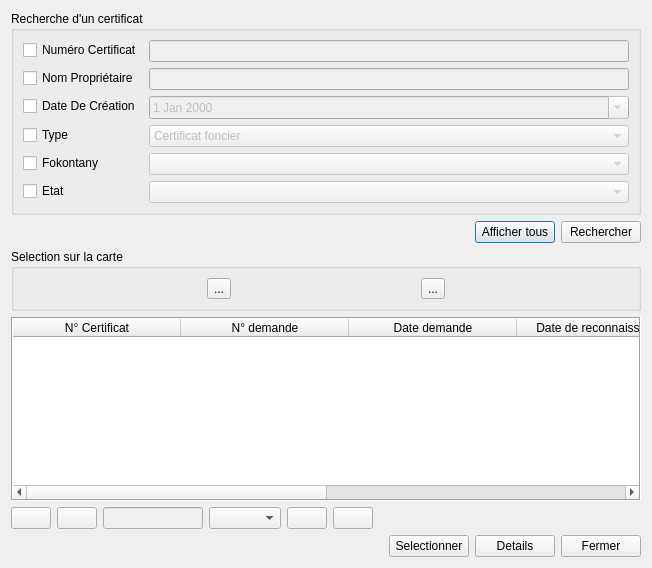
<?xml version="1.0" encoding="UTF-8"?>
<ui version="4.0">
 <class>Dialog</class>
 <widget class="QDialog" name="Dialog">
  <property name="geometry">
   <rect>
    <x>0</x>
    <y>0</y>
    <width>652</width>
    <height>568</height>
   </rect>
  </property>
  <property name="windowTitle">
   <string>Recherche des certificats fonciers</string>
  </property>
  <property name="windowIcon">
   <iconset resource="../icons.qrc">
    <normaloff>:/std/icone/listing.png</normaloff>:/std/icone/listing.png</iconset>
  </property>
  <property name="modal">
   <bool>true</bool>
  </property>
  <layout class="QVBoxLayout" name="verticalLayout">
   <item>
    <widget class="QGroupBox" name="groupBox">
     <property name="title">
      <string>Recherche d'un certificat</string>
     </property>
     <layout class="QFormLayout" name="formLayout">
      <item row="0" column="0">
       <widget class="QCheckBox" name="checkBoxNumDemande">
        <property name="text">
         <string>Numéro Certificat</string>
        </property>
       </widget>
      </item>
      <item row="0" column="1">
       <widget class="QLineEdit" name="lineEditNumCF">
        <property name="enabled">
         <bool>false</bool>
        </property>
       </widget>
      </item>
      <item row="1" column="0">
       <widget class="QCheckBox" name="checkBoxNomDemandeur">
        <property name="text">
         <string>Nom Propriétaire</string>
        </property>
       </widget>
      </item>
      <item row="1" column="1">
       <widget class="QLineEdit" name="lineEditNomProprietaire">
        <property name="enabled">
         <bool>false</bool>
        </property>
       </widget>
      </item>
      <item row="2" column="0">
       <widget class="QCheckBox" name="checkBoxDateCreation">
        <property name="text">
         <string>Date De Création</string>
        </property>
       </widget>
      </item>
      <item row="3" column="0">
       <widget class="QCheckBox" name="checkBoxType">
        <property name="text">
         <string>Type</string>
        </property>
       </widget>
      </item>
      <item row="3" column="1">
       <widget class="QComboBox" name="comboBoxType">
        <property name="enabled">
         <bool>false</bool>
        </property>
        <item>
         <property name="text">
          <string>Certificat foncier</string>
         </property>
        </item>
        <item>
         <property name="text">
          <string>Attestation de reconaissance</string>
         </property>
        </item>
       </widget>
      </item>
      <item row="4" column="0">
       <widget class="QCheckBox" name="checkBoxFokontany">
        <property name="text">
         <string>Fokontany</string>
        </property>
       </widget>
      </item>
      <item row="4" column="1">
       <widget class="QComboBox" name="comboBoxFokotany">
        <property name="enabled">
         <bool>false</bool>
        </property>
       </widget>
      </item>
      <item row="5" column="0">
       <widget class="QCheckBox" name="checkBoxEtat">
        <property name="text">
         <string>Etat</string>
        </property>
       </widget>
      </item>
      <item row="5" column="1">
       <widget class="QComboBox" name="comboBoxEtat">
        <property name="enabled">
         <bool>false</bool>
        </property>
       </widget>
      </item>
      <item row="2" column="1">
       <widget class="QDateEdit" name="dateEditCreation">
        <property name="enabled">
         <bool>false</bool>
        </property>
        <property name="calendarPopup">
         <bool>true</bool>
        </property>
       </widget>
      </item>
     </layout>
    </widget>
   </item>
   <item>
    <layout class="QHBoxLayout" name="horizontalLayout">
     <item>
      <spacer name="horizontalSpacer">
       <property name="orientation">
        <enum>Qt::Horizontal</enum>
       </property>
       <property name="sizeHint" stdset="0">
        <size>
         <width>40</width>
         <height>20</height>
        </size>
       </property>
      </spacer>
     </item>
     <item>
      <widget class="QPushButton" name="btnAfficherTous">
       <property name="text">
        <string>Afficher tous</string>
       </property>
      </widget>
     </item>
     <item>
      <widget class="QPushButton" name="btnRechercher">
       <property name="text">
        <string>Rechercher</string>
       </property>
      </widget>
     </item>
    </layout>
   </item>
   <item>
    <widget class="QGroupBox" name="groupBox_2">
     <property name="title">
      <string>Selection sur la carte</string>
     </property>
     <layout class="QHBoxLayout" name="horizontalLayout_2">
      <item>
       <widget class="QToolButton" name="toolBtnSelectionSurCarte">
        <property name="text">
         <string>...</string>
        </property>
       </widget>
      </item>
      <item>
       <widget class="QToolButton" name="toolBtnSelectionSurCarte_2">
        <property name="text">
         <string>...</string>
        </property>
       </widget>
      </item>
     </layout>
    </widget>
   </item>
   <item>
    <widget class="QTableWidget" name="tableWidget">
     <property name="frameShape">
      <enum>QFrame::Box</enum>
     </property>
     <attribute name="horizontalHeaderDefaultSectionSize">
      <number>168</number>
     </attribute>
     <column>
      <property name="text">
       <string>N° Certificat</string>
      </property>
     </column>
     <column>
      <property name="text">
       <string>N° demande</string>
      </property>
     </column>
     <column>
      <property name="text">
       <string>Date demande</string>
      </property>
     </column>
     <column>
      <property name="text">
       <string>Date de reconnaissance</string>
      </property>
     </column>
     <column>
      <property name="text">
       <string>Cout à la demande</string>
      </property>
     </column>
     <column>
      <property name="text">
       <string>Liste Demandeur</string>
      </property>
     </column>
    </widget>
   </item>
   <item>
    <layout class="QHBoxLayout" name="horizontalLayout_4">
     <item>
      <widget class="QPushButton" name="btnDebut">
       <property name="text">
        <string/>
       </property>
       <property name="icon">
        <iconset resource="../icons.qrc">
         <normaloff>:/arrows/icone/control_start.png</normaloff>:/arrows/icone/control_start.png</iconset>
       </property>
      </widget>
     </item>
     <item>
      <widget class="QPushButton" name="btnPrecedent">
       <property name="text">
        <string/>
       </property>
       <property name="icon">
        <iconset resource="../icons.qrc">
         <normaloff>:/arrows/icone/control_rewind.png</normaloff>:/arrows/icone/control_rewind.png</iconset>
       </property>
      </widget>
     </item>
     <item>
      <widget class="QLineEdit" name="lineEditNumPage">
       <property name="enabled">
        <bool>false</bool>
       </property>
       <property name="maximumSize">
        <size>
         <width>100</width>
         <height>16777215</height>
        </size>
       </property>
       <property name="alignment">
        <set>Qt::AlignCenter</set>
       </property>
      </widget>
     </item>
     <item>
      <widget class="QComboBox" name="comboBoxNumPage"/>
     </item>
     <item>
      <widget class="QPushButton" name="btnSuivant">
       <property name="text">
        <string/>
       </property>
       <property name="icon">
        <iconset resource="../icons.qrc">
         <normaloff>:/arrows/icone/control_fastforward.png</normaloff>:/arrows/icone/control_fastforward.png</iconset>
       </property>
      </widget>
     </item>
     <item>
      <widget class="QPushButton" name="btnFin">
       <property name="text">
        <string/>
       </property>
       <property name="icon">
        <iconset resource="../icons.qrc">
         <normaloff>:/arrows/icone/control_end.png</normaloff>:/arrows/icone/control_end.png</iconset>
       </property>
      </widget>
     </item>
     <item>
      <spacer name="horizontalSpacer_3">
       <property name="orientation">
        <enum>Qt::Horizontal</enum>
       </property>
       <property name="sizeHint" stdset="0">
        <size>
         <width>40</width>
         <height>20</height>
        </size>
       </property>
      </spacer>
     </item>
    </layout>
   </item>
   <item>
    <layout class="QHBoxLayout" name="horizontalLayout_3">
     <item>
      <spacer name="horizontalSpacer_2">
       <property name="orientation">
        <enum>Qt::Horizontal</enum>
       </property>
       <property name="sizeHint" stdset="0">
        <size>
         <width>40</width>
         <height>20</height>
        </size>
       </property>
      </spacer>
     </item>
     <item>
      <widget class="QPushButton" name="SelBtn">
       <property name="text">
        <string>Selectionner</string>
       </property>
      </widget>
     </item>
     <item>
      <widget class="QPushButton" name="btnDetail">
       <property name="text">
        <string>Details</string>
       </property>
      </widget>
     </item>
     <item>
      <widget class="QPushButton" name="btnFermer">
       <property name="text">
        <string>Fermer</string>
       </property>
      </widget>
     </item>
    </layout>
   </item>
  </layout>
 </widget>
 <resources>
  <include location="../icons.qrc"/>
 </resources>
 <connections/>
</ui>
